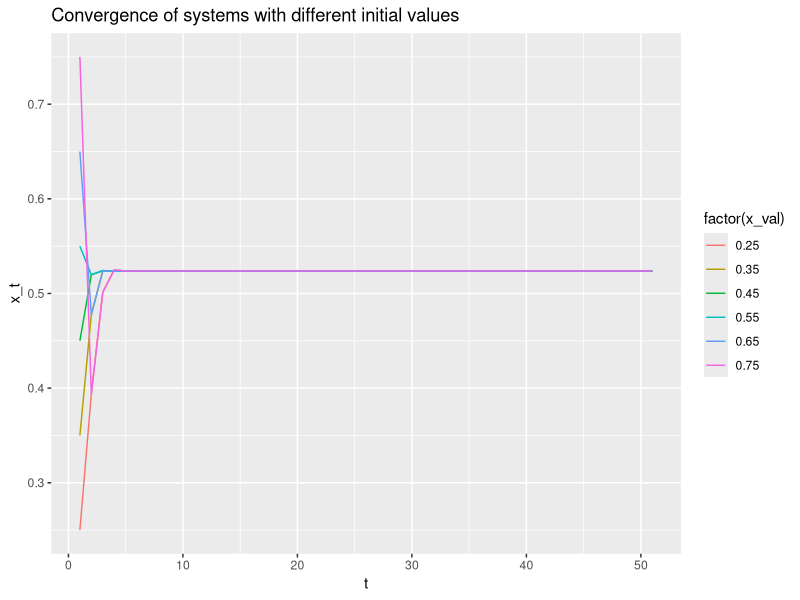
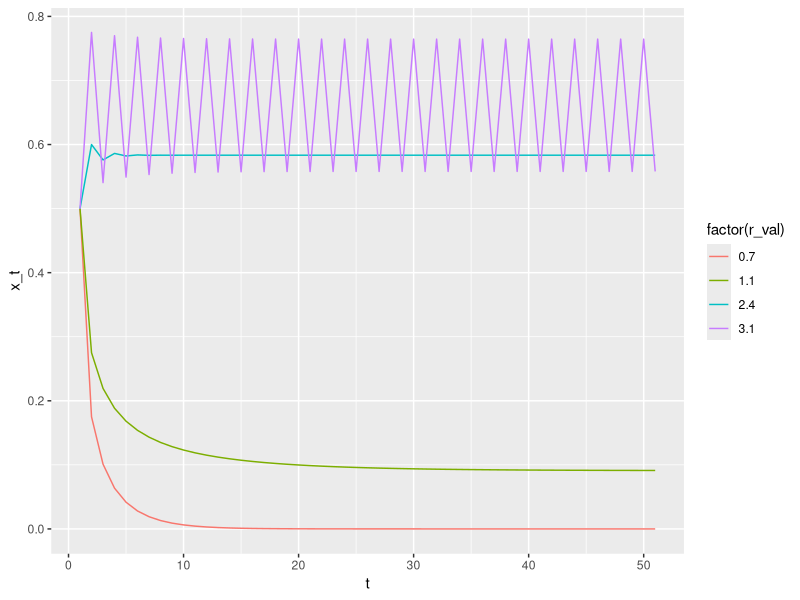
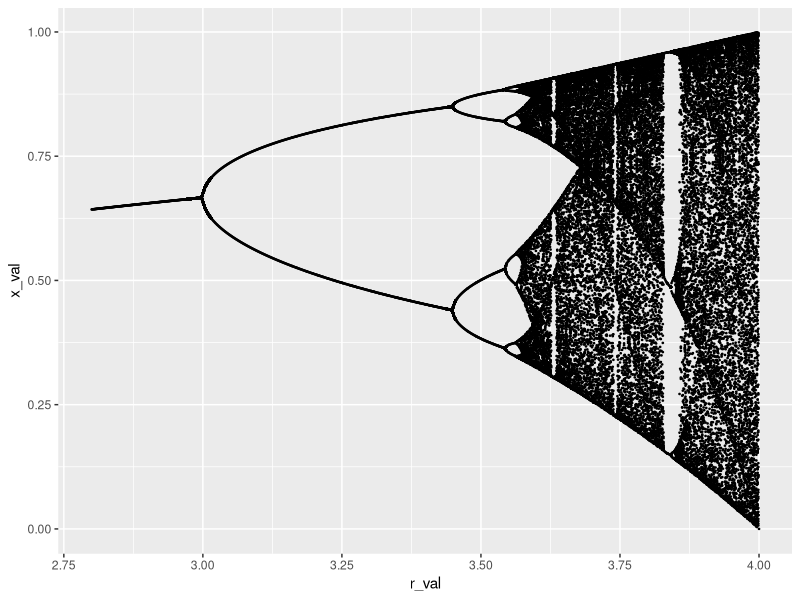

Write R code to recreate these figures, in order.
## ---- chunk 1
knitr::opts_chunk$set(echo = TRUE)
## ---- chunk 2
library(magrittr)
library(ggplot2)
## ---- chunk 3
logisticMap <- function(r, x0, n){
    x <- c(x0)
    for(i in 1:n){
        x[i+1] <- r * x[i] * (1 - x[i]) # the logistic map
    }
    return(x)
}
## ---- chunk 4
x_0.25 <- logisticMap(r = 2.1, x0 = 0.25, n = 50) %>% data.frame(t = 1:length(.), x_t = ., x_val = rep(0.25, length(.)))
x_0.35 <- logisticMap(r = 2.1, x0 = 0.35, n = 50) %>% data.frame(t = 1:length(.), x_t = ., x_val = rep(0.35, length(.)))
x_0.45 <- logisticMap(r = 2.1, x0 = 0.45, n = 50) %>% data.frame(t = 1:length(.), x_t = ., x_val = rep(0.45, length(.)))
x_0.55 <- logisticMap(r = 2.1, x0 = 0.55, n = 50) %>% data.frame(t = 1:length(.), x_t = ., x_val = rep(0.55, length(.)))
x_0.65 <- logisticMap(r = 2.1, x0 = 0.65, n = 50) %>% data.frame(t = 1:length(.), x_t = ., x_val = rep(0.65, length(.)))
x_0.75 <- logisticMap(r = 2.1, x0 = 0.75, n = 50) %>% data.frame(t = 1:length(.), x_t = ., x_val = rep(0.75, length(.)))
dat <- rbind(x_0.25, x_0.35, x_0.45, x_0.55, x_0.65, x_0.75)
ggplot(dat, aes(x = t, y = x_t, group = x_val)) + geom_line(aes(color = factor(x_val))) + ggtitle("Convergence of systems with different initial values")
## ---- chunk 5
r_0.7 <- logisticMap(r = 0.7, x0 = 0.5, n = 50) %>% data.frame(t = 1:length(.), x_t = ., r_val = rep(0.7, length(.)))
r_1.1 <- logisticMap(r = 1.1, x0 = 0.5, n = 50) %>% data.frame(t = 1:length(.), x_t = ., r_val = rep(1.1, length(.)))
r_2.4 <- logisticMap(r = 2.4, x0 = 0.5, n = 50) %>% data.frame(t = 1:length(.), x_t = ., r_val = rep(2.4, length(.)))
r_3.1 <- logisticMap(r = 3.1, x0 = 0.5, n = 50) %>% data.frame(t = 1:length(.), x_t = ., r_val = rep(3.1, length(.)))
dat <- rbind(r_0.7, r_1.1, r_2.4, r_3.1)
ggplot(dat, aes(x = t, y = x_t, group = r_val)) + geom_line(aes(color = factor(r_val)))
## ---- chunk 6
bifurcateLM <- function(r.from = 2.5, r.to = 4, r.num = 100, x0 = rand(1, 0, 1), x.num = 500){
    r_seq <- seq(from = r.from, to = r.to, length.out = r.num)
    r <- c()
    x_t <- c()
    x_from <- max(1, x.num - 100)
    for(i in 1:length(r_seq)){
        x_s <- unique(logisticMap(r = r_seq[i], x0 = x0, n = x.num)[x_from:(x.num+1)])
        r_s <- rep(r_seq[i], length(x_s))
        r <- c(r, r_s)
        x_t <- c(x_t, x_s)
    }
    return(data.frame(r_val = r, x_val = x_t))
}
x <- bifurcateLM(r.from = 2.8, r.to = 4, r.num = 1000, x0 = 0.5, x.num = 1000)
ggplot(x, aes(x = r_val, y = x_val)) + geom_point(size = .25)
